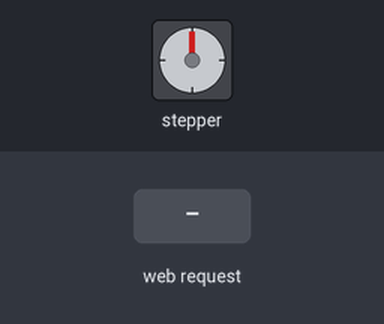
A sketch run on a simulated ESP32. Parts: stepper motor. The inputs (shaded band) are chosen by the test bench. WiFi joins after 1.5 s; servers stay silent unless stated; stepper angles assume 200 steps per turn; what the sketch prints to the serial monitor is not drawn.

Above: at 2.7 s.
2.8 s: HTTP request GET /dispense?grams=1 received
At 4.1 s:
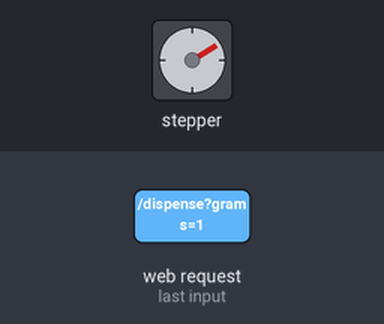
4.7 s: HTTP request GET /dispense?grams=120 received
At 5.6 s:
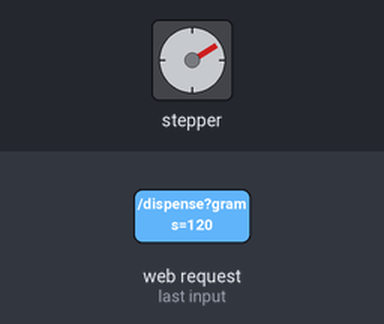
10.7 s: HTTP request GET /dispense?grams=1&hours=1 received
13.7 s: HTTP request GET /dispense?grams=120&hours=120 received
At 14.5 s:
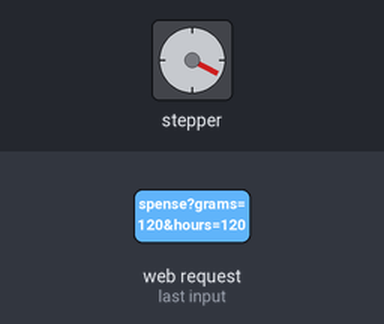
19.7 s: HTTP request GET /dispense?grams=1 received
22.7 s: HTTP request GET /dispense?grams=120 received
At 31.3 s:
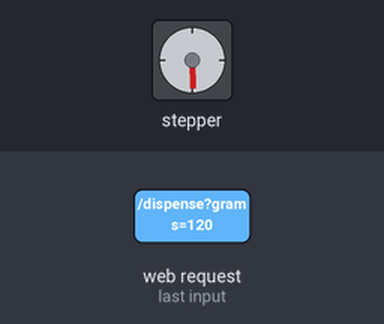
Timing chart, 0 to 32.2 s (numbered marks = the images above; inputs shaded):
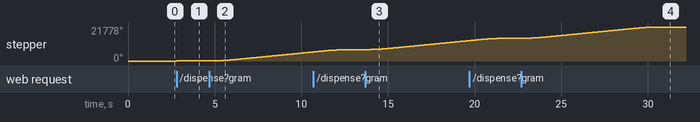

Measured:
- after the input at 2.8 s, stepper: turns 59° clockwise in 0.48 s, starting at once
- after the input at 4.7 s, stepper: keeps turning clockwise at about 956°/s, starting at once
- after the input at 13.7 s, stepper: keeps turning clockwise at about 956°/s, starting at once
- after the input at 22.7 s, stepper: turns 7200° clockwise in 8.1 s, starting at once

The sketch:

Fish_Feeder_Offline.ino
```cpp
#include <WiFi.h>
#include <WebServer.h>
#include <AccelStepper.h>

// --- Wi-Fi Credentials ---
const char* ssid     = "YOUR_WIFI_SSID";
const char* password = "YOUR_WIFI_PASSWORD";

// --- Stepper Configuration ---
const int STEP_PIN = 18;
const int DIR_PIN  = 19;
AccelStepper stepper(AccelStepper::DRIVER, STEP_PIN, DIR_PIN);

const float GRAMS_PER_TURN = 6.0;
const int STEPS_PER_REV = 200;

WebServer server(80);

// --- Scheduling State ---
bool autoFeedEnabled = false;
unsigned long intervalMillis = 0;
unsigned long lastFeedTime = 0;
float scheduledGramsPerFeed = 0.0;
float scheduledIntervalHours = 0.0;

// --- Web UI (HTML, CSS, JS) ---
const char MAIN_PAGE[] PROGMEM = R"rawliteral(
<!DOCTYPE html>
<html>
<head>
  <meta name="viewport" content="width=device-width, initial-scale=1">
  <title>Smart Tank Multi-Species Feeder</title>
  <style>
    body { font-family: -apple-system, BlinkMacSystemFont, 'Segoe UI', Roboto, sans-serif; background: #0f172a; color: #f8fafc; padding: 16px; margin: 0; }
    .card { background: #1e293b; border-radius: 12px; padding: 20px; max-width: 460px; margin: 0 auto 16px auto; box-shadow: 0 4px 6px -1px rgba(0,0,0,0.3); }
    h2 { margin-top: 0; color: #38bdf8; font-size: 1.3rem; }
    .species-row { display: flex; justify-content: space-between; align-items: center; margin-bottom: 10px; padding: 8px; background: #0f172a; border-radius: 8px; }
    .species-label { font-size: 0.9rem; }
    .species-sub { font-size: 0.75rem; color: #64748b; }
    .qty-input { width: 70px; padding: 8px; border-radius: 6px; border: 1px solid #334155; background: #1e293b; color: #fff; text-align: center; font-size: 1rem; }
    label { display: block; margin: 14px 0 6px; font-size: 0.85rem; color: #94a3b8; }
    select, input[type="number"].full-width { width: 100%; padding: 10px; border-radius: 8px; border: 1px solid #334155; background: #0f172a; color: #fff; box-sizing: border-box; font-size: 1rem; }
    button { width: 100%; padding: 12px; border-radius: 8px; border: none; font-weight: bold; font-size: 0.95rem; cursor: pointer; margin-top: 10px; transition: 0.2s; }
    .btn-feed { background: #0ea5e9; color: #fff; }
    .btn-schedule { background: #10b981; color: #fff; }
    .btn-cancel { background: #ef4444; color: #fff; }
    .stats { background: #0f172a; border-radius: 8px; padding: 12px; margin-top: 14px; font-size: 0.85rem; border-left: 4px solid #38bdf8; line-height: 1.5; }
    .status-banner { padding: 10px; border-radius: 8px; margin-bottom: 14px; font-size: 0.85rem; text-align: center; font-weight: bold; }
    .status-active { background: rgba(16, 185, 129, 0.2); color: #34d399; border: 1px solid #059669; }
    .status-idle { background: rgba(148, 163, 184, 0.1); color: #94a3b8; border: 1px solid #334155; }
  </style>
</head>
<body>
  <div class="card">
    <div id="scheduleBanner" class="status-banner status-idle">
      Status: No Active Schedule
    </div>

    <h2>🐠 Tank Inhabitants</h2>

    <div class="species-row">
      <div>
        <div class="species-label">Guppy / Neon Tetra</div>
        <div class="species-sub">~0.03g / day per fish</div>
      </div>
      <input type="number" class="qty-input fish-qty" data-rate="0.03" value="0" min="0" oninput="recalculate()">
    </div>

    <div class="species-row">
      <div>
        <div class="species-label">Betta</div>
        <div class="species-sub">~0.06g / day per fish</div>
      </div>
      <input type="number" class="qty-input fish-qty" data-rate="0.06" value="0" min="0" oninput="recalculate()">
    </div>

    <div class="species-row">
      <div>
        <div class="species-label">Angelfish</div>
        <div class="species-sub">~0.12g / day per fish</div>
      </div>
      <input type="number" class="qty-input fish-qty" data-rate="0.12" value="0" min="0" oninput="recalculate()">
    </div>

    <div class="species-row">
      <div>
        <div class="species-label">Cichlid</div>
        <div class="species-sub">~0.20g / day per fish</div>
      </div>
      <input type="number" class="qty-input fish-qty" data-rate="0.20" value="0" min="0" oninput="recalculate()">
    </div>

    <div class="species-row">
      <div>
        <div class="species-label">Goldfish</div>
        <div class="species-sub">~0.35g / day per fish</div>
      </div>
      <input type="number" class="qty-input fish-qty" data-rate="0.35" value="0" min="0" oninput="recalculate()">
    </div>

    <label>Feeding Frequency</label>
    <select id="frequency" onchange="recalculate()">
      <option value="2">Twice Daily (Every 12 Hours)</option>
      <option value="1">Once Daily (Every 24 Hours)</option>
      <option value="3">3 Times Daily (Every 8 Hours)</option>
    </select>

    <div class="stats" id="calcBreakdown">
      Enter fish quantities to calculate requirements.
    </div>

    <button class="btn-schedule" onclick="activateSchedule()">💾 Activate Feeding Schedule</button>
    <button class="btn-cancel" onclick="cancelSchedule()">🛑 Cancel Schedule</button>
  </div>

  <div class="card">
    <h2>⚡ Manual Dispense</h2>
    <label>Portion to Dispense (Grams)</label>
    <input type="number" id="manualGrams" class="full-width" value="0.5" step="0.05" min="0.05">
    <button class="btn-feed" onclick="manualFeed()">Feed Now</button>
  </div>

  <script>
    let calculatedPerFeedGrams = 0;

    function recalculate() {
      let totalDaily = 0;
      let totalFish = 0;

      document.querySelectorAll('.fish-qty').forEach(input => {
        const count = parseInt(input.value) || 0;
        const rate = parseFloat(input.dataset.rate);
        totalDaily += count * rate;
        totalFish += count;
      });

      const freq = parseInt(document.getElementById('frequency').value);
      calculatedPerFeedGrams = freq > 0 ? (totalDaily / freq) : 0;
      const turns = (calculatedPerFeedGrams / 6.0).toFixed(2);

      document.getElementById('manualGrams').value = calculatedPerFeedGrams.toFixed(2);
      document.getElementById('calcBreakdown').innerHTML =
        `<strong>Total Fish:</strong> ${totalFish}<br>` +
        `<strong>Combined Daily Food:</strong> ${totalDaily.toFixed(2)}g<br>` +
        `<strong>Food per Serving:</strong> ${calculatedPerFeedGrams.toFixed(2)}g (~${turns} turns)`;
    }

    function activateSchedule() {
      if (calculatedPerFeedGrams <= 0) {
        alert("Please specify at least one fish.");
        return;
      }
      const freq = parseInt(document.getElementById('frequency').value);
      const hours = 24 / freq;

      fetch(`/setSchedule?hours=${hours}&grams=${calculatedPerFeedGrams.toFixed(3)}`)
        .then(res => res.text())
        .then(msg => {
          alert(msg);
          updateStatusBanner(true, hours, calculatedPerFeedGrams.toFixed(2));
        });
    }

    function cancelSchedule() {
      fetch('/cancelSchedule')
        .then(res => res.text())
        .then(msg => {
          alert(msg);
          updateStatusBanner(false);
        });
    }

    function manualFeed() {
      const grams = document.getElementById('manualGrams').value;
      fetch(`/dispense?grams=${grams}`)
        .then(res => res.text())
        .then(alert);
    }

    function updateStatusBanner(active, hours = 0, grams = 0) {
      const banner = document.getElementById('scheduleBanner');
      if (active) {
        banner.className = "status-banner status-active";
        banner.innerHTML = `Active: ${grams}g every ${hours} hrs`;
      } else {
        banner.className = "status-banner status-idle";
        banner.innerHTML = "Status: Feeder Idle (No Schedule)";
      }
    }

    recalculate();
  </script>
</body>
</html>
)rawliteral";

// --- Stepper Execution Helper ---
void dispenseGrams(float grams) {
  if (grams <= 0) return;
  long steps = (long)((grams / GRAMS_PER_TURN) * STEPS_PER_REV);

  // Guard minimum micro-turn
  if (steps < 1) steps = 1;

  stepper.move(steps);
  while (stepper.distanceToGo() != 0) {
    stepper.run();
  }
}

//Edited version for github 123456

// --- Route Handlers ---
void handleRoot() {
  server.send(200, "text/html", MAIN_PAGE);
}

void handleDispense() {
  if (server.hasArg("grams")) {
    float grams = server.arg("grams").toFloat();
    dispenseGrams(grams);
    server.send(200, "text/plain", "Dispensed " + String(grams, 2) + "g successfully!");
  } else {
    server.send(400, "text/plain", "Missing grams parameter.");
  }
}

void handleSetSchedule() {
  if (server.hasArg("hours") && server.hasArg("grams")) {
    scheduledIntervalHours = server.arg("hours").toFloat();
    scheduledGramsPerFeed = server.arg("grams").toFloat();

    intervalMillis = (unsigned long)(scheduledIntervalHours * 3600 * 1000UL);
    autoFeedEnabled = true;
    lastFeedTime = millis(); // Start timing interval from now

    server.send(200, "text/plain", "Schedule Activated: " + String(scheduledGramsPerFeed, 2) + "g every " + String(scheduledIntervalHours, 0) + " hours.");
  } else {
    server.send(400, "text/plain", "Invalid schedule parameters.");
  }
}

void handleCancelSchedule() {
  autoFeedEnabled = false;
  scheduledGramsPerFeed = 0.0;
  scheduledIntervalHours = 0.0;
  server.send(200, "text/plain", "Active feeding schedule has been canceled.");
}

void setup() {
  Serial.begin(115200);

  stepper.setMaxSpeed(600.0);
  stepper.setAcceleration(400.0);

  WiFi.begin(ssid, password);
  Serial.print("Connecting to Wi-Fi");
  while (WiFi.status() != WL_CONNECTED) {
    delay(500);
    Serial.print(".");
  }

  Serial.println("\nWi-Fi Connected!");
  Serial.print("Access App at: http://");
  Serial.println(WiFi.localIP());

  server.on("/", HTTP_GET, handleRoot);
  server.on("/dispense", HTTP_GET, handleDispense);
  server.on("/setSchedule", HTTP_GET, handleSetSchedule);
  server.on("/cancelSchedule", HTTP_GET, handleCancelSchedule);

  server.begin();
}

void loop() {
  server.handleClient();

  // --- Automatic Timer Trigger ---
  if (autoFeedEnabled && (millis() - lastFeedTime >= intervalMillis)) {
    lastFeedTime = millis();
    dispenseGrams(scheduledGramsPerFeed);
  }
}
```
